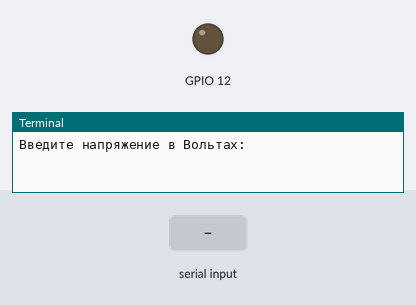
Recording of a program running on a simulated Raspberry Pi (BCM pin numbers). On the bench: output pins drawn as LEDs (lit = HIGH), the last lines printed to the terminal. Inputs (shaded band) come from the test bench.

Above: at 1.2 s.
1.3 s: "1" typed at the terminal, then Enter
At 2.5 s:
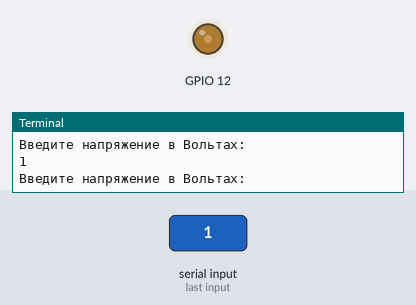
2.8 s: "5" typed at the terminal, then Enter
Timing chart, 0 to 5.8 s (numbered marks = the images above; inputs shaded):
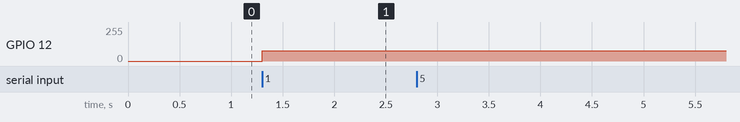

Measured:
- after the input at 1.3 s, GPIO 12: 0/255 → 78/255 at once

The program:

pwm_dac.py
```python
import RPi.GPIO as GPIO


class R2R_DAC:
    def __init__(self, gpio_pin, pwm_frequency, dynamic_range, verbose = False):
        self.gpio_pin = gpio_pin
        self.pwm_frequency = pwm_frequency
        self.dynamic_range = dynamic_range
        self.verbose = verbose


        GPIO.setmode(GPIO.BCM)
        GPIO.setup(self.gpio_pin, GPIO.OUT)

        self.pwm = GPIO.PWM(self.gpio_pin, self.pwm_frequency)
        self.pwm.start(0)


    def denit():
        self.pwm.stop()
        GPIO.output(self.gpio_pin, 0)
        GPIO.cleanup()

    def set_voltage(self, voltage):
        if voltage < 0 or voltage > self.dynamic_range:
            print("Напряжение выходит за диапазон\n")
            return 0

        duty_cycle = (voltage/self.dynamic_range)*100
        self.pwm.ChangeDutyCycle(duty_cycle)


if __name__ == '__main__':
    try:
        dac = R2R_DAC(12, 500, 3.290, True)

        while True:
            try:
                voltage = float(input("Введите напряжение в Вольтах: "))
                dac.set_voltage(voltage)

            except ValueError:
                print("Вы ввели не число: Попробуйте еще раз\n")

    finally:
        dac.deinit()
        
```
